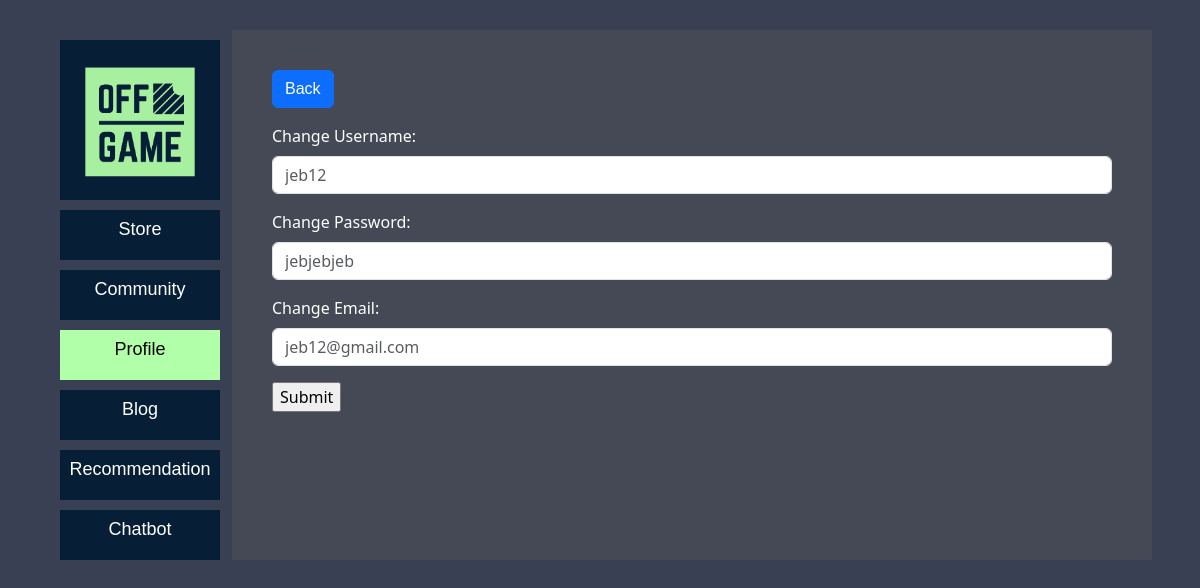
Screenshot of /profile/edit.php?id=1 with the database file from the repository.
### tables this page shows
CREATE TABLE users (
    user_id INT(12) AUTO_INCREMENT PRIMARY KEY,
    username VARCHAR(100) NOT NULL,
    password VARCHAR(500) NOT NULL,
    email VARCHAR(150) DEFAULT NULL,
    banner_name VARCHAR(500) DEFAULT NULL,
    profile_picture_name VARCHAR(500) DEFAULT NULL,
    auth VARCHAR(20) DEFAULT NULL
);

### api/controller/UserController.php (called while the page is built, shortened)
<?php
    function getUserDetailById($type, $id) {
        include('../api/config.php');
        try {
            $result = mysqli_query($conn, "SELECT * FROM users WHERE user_id='$id'");
            $row = $result->fetch_assoc();
            if ($type == "email") {
                return $row['email'];
            }
            if ($type == "password") {
                return $row['password'];
            }
            if ($type == "username") {
                return $row['username'];
            }
            if ($type == "profile_picture") {
                return $row['profile_picture'];
            }
        } catch (Exception $e) {
            return "Error.";
        }
    }
?>

### api/api.php (called while the page is built, shortened)
<?php
    function UserDetail($type, $id) {
        include_once('controller/UserController.php');
        return getUserDetailById($type, $id);
    }
?>

### profile/edit.php (the view, shortened to what this page needs)
<?php
    include_once('../api/api.php');
    $userid = $_GET['id'];
?>
<!DOCTYPE html>
<html>
    <head>
        <link href="https://cdn.jsdelivr.net/npm/bootstrap@5.3.3/dist/css/bootstrap.min.css" rel="stylesheet">
        <link rel="stylesheet" href="../assets/css/index.css">
        <link rel="stylesheet" href="../assets/css/main.css">
        <link rel="stylesheet" href="../assets/css/profile.css">
    </head>
    <body>
        <div class="row">
            <div class="col-sm-2">
                <a href="../">
                    <div class="homepage transition-short inactive-link" id="main" onmouseover="linkHover()" onmouseout="linkHoverOff()">
                        <img src="../assets/img/game_logo_2.png" id="link-image">
                    </div>
                </a>
                <a href="../store/">
                    <div class="button-link transition inactive-link">
                        <p>Store</p>
                    </div>
                </a>
                <a href="../community/">
                    <div class="button-link transition inactive-link">
                        <p>Community</p>
                    </div>
                </a>
                <a href="../">
                    <div class="button-link transition active-link">
                        <p>Profile</p>
                    </div>
                </a>
                <a href="../blog/">
                    <div class="button-link transition inactive-link">
                        <p>Blog</p>
                    </div>
                </a>
                <a href="../recommendation/">
                    <div class="button-link transition inactive-link">
                        <p>Recommendation</p>
                    </div>
                </a>
                <a href="../chatbot/">
                    <div class="button-link transition inactive-link">
                        <p>Chatbot</p>
                    </div>
                </a>
            </div>
            <div class="col-sm-10 main" style="padding:40px;" id="mainedit">
                <a href="user.php?id=<?php echo $userid ?>"><button class="btn btn-primary">Back </button></a>
                <form method="POST">
                    <div class="mb-3 mt-3">
                        <label for="un" class="form-label">Change Username:</label>
                        <input id="un" type="text" name="username" class="form-control" placeholder="<?php echo UserDetail("username", $userid); ?>">
                    </div>
                    <div class="mb-3 mt-3">
                        <label for="pw" class="form-label">Change Password:</label>
                        <input id="pw" type="text" name="password" class="form-control" placeholder="<?php echo UserDetail("password", $userid); ?>">
                    </div>
                    <div class="mb-3 mt-3">
                        <label for="e" class="form-label">Change Email:</label>
                        <input id="e" type="text" name="email" class="form-control" placeholder="<?php echo UserDetail("email", $userid); ?>">
                    </div>
                    <input type="submit" name="submit">
                </form>
            </div>
        </div>
    </body>
</html>

### assets/css/index.css (style rules this page uses)
body { padding-left: 5%; padding-right: 5%; padding-top: 2.5%; background-color: #394053; }
a { text-align: center; text-decoration: none; font-family: Arial; color: Blue; }
.transition { transition: .15s; }
.transition-short { transition: .1s; }
.homepage { background-color: #B2FFA9; }
.homepage img { width:100%; }
#main { margin-top: 10px; }
.button-link { height: 50px; justify-content: center; padding-top: 4%; margin-top: 10px; font-size: 18px; }
.inactive-link { background-color: #071F36; color: White; }
.active-link { background-color: #B2FFA9; color: Black; }

### assets/css/profile.css (style rules this page uses)
.main { background-color: #454955; color: White; padding: 0px; }

### rows the page displays
users: username "jeb12", password "jebjebjeb", email "jeb12@gmail.com"
